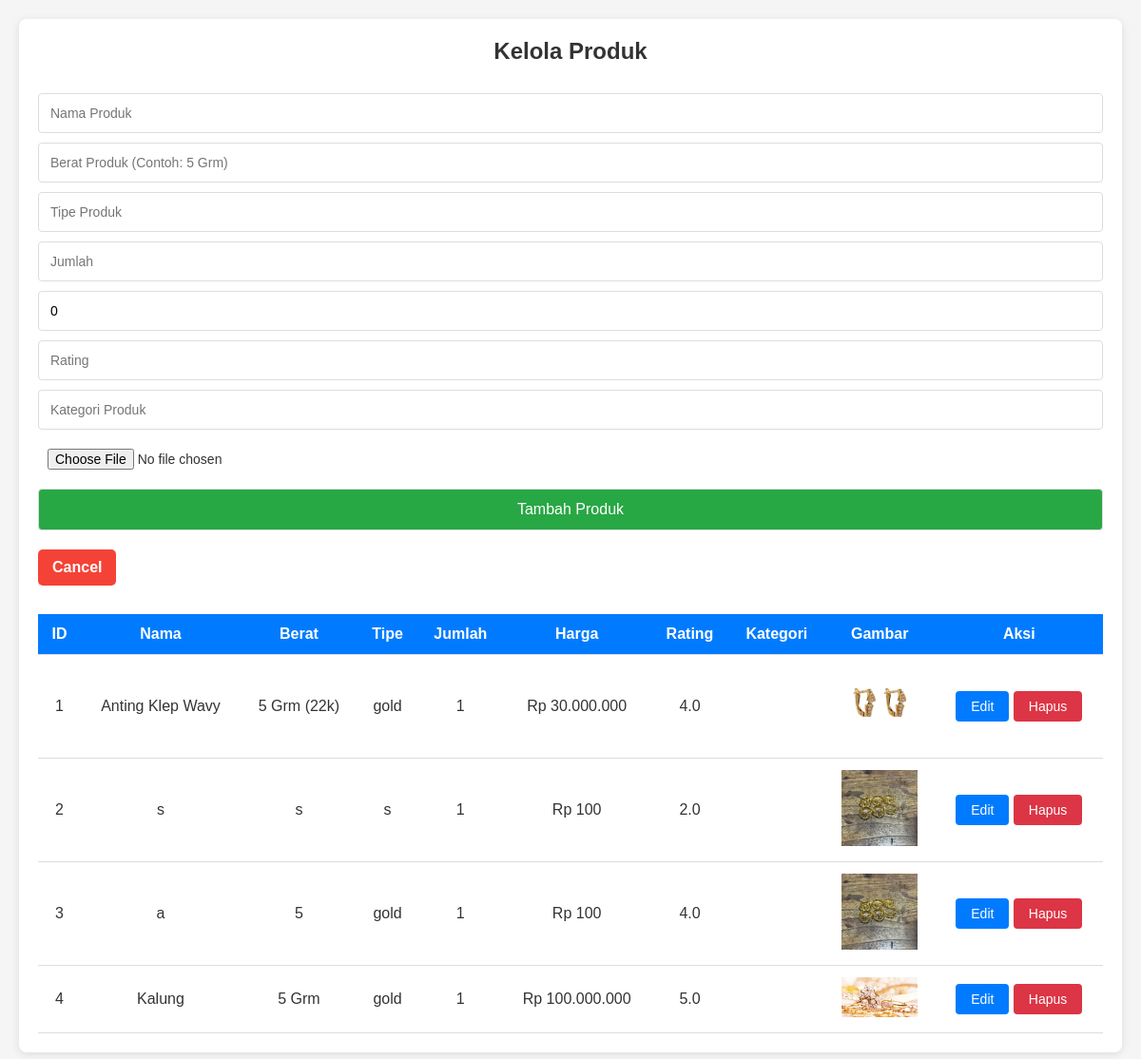
/admin/admin.php, run on the app's committed database.
### tables this page shows
CREATE TABLE `products` (
  `id` int(11) NOT NULL,
  `name` varchar(255) NOT NULL,
  `weight` varchar(50) DEFAULT NULL,
  `type` varchar(50) DEFAULT NULL,
  `quantity` int(11) DEFAULT NULL,
  `price` decimal(15,2) DEFAULT NULL,
  `rating` float DEFAULT NULL,
  `image` varchar(255) DEFAULT NULL
);

### admin/admin.php (the view, shortened to what this page needs)
<?php
include 'db.php';
$id = $name = $weight = $type = $quantity = $price = $rating = $category = $image = "";
$result = mysqli_query($conn, "SELECT * FROM products");
?>
<!DOCTYPE html>
<html lang="en">
<head>
    <link rel="stylesheet" href="styles.css">
</head>
<body>
    <div class="container">
        <h1>Kelola Produk</h1>
        <form action="admin.php" method="POST" enctype="multipart/form-data" class="form-product">
            <input type="text" name="name" placeholder="Nama Produk" value="<?= $name ?>" required>
            <input type="text" name="weight" placeholder="Berat Produk (Contoh: 5 Grm)" value="<?= $weight ?>">
            <input type="text" name="type" placeholder="Tipe Produk" value="<?= $type ?>" required>
            <input type="number" name="quantity" placeholder="Jumlah" value="<?= $quantity ?>" required>
            <input type="text" name="price" id="price" placeholder="Harga (Contoh: 1.000.000)" value="<?= number_format((int) str_replace('.', '', $price), 0, ',', '.') ?>" required oninput="formatPrice(this)">
            <input type="number" step="0.1" name="rating" placeholder="Rating" value="<?= $rating ?>" required>
            <input type="text" name="category" placeholder="Kategori Produk" value="<?= $category ?>" required>
            <input type="file" name="image" accept="image/*">
            <button type="submit" name="<?= $id ? 'update' : 'create' ?>">
                <?= $id ? 'Update Produk' : 'Tambah Produk' ?>
            </button>
            <a href="admin.php" class="btn-cancel">Cancel</a>
        </form>
        <table class="table-products">
            <thead>
                <tr>
                    <th>ID</th>
                    <th>Nama</th>
                    <th>Berat</th>
                    <th>Tipe</th>
                    <th>Jumlah</th>
                    <th>Harga</th>
                    <th>Rating</th>
                    <th>Kategori</th>
                    <th>Gambar</th>
                    <th>Aksi</th>
                </tr>
            </thead>
            <tbody>
                <?php while ($row = mysqli_fetch_assoc($result)) { ?>
                    <tr>
                        <td><?= $row['id'] ?></td>
                        <td><?= $row['name'] ?></td>
                        <td><?= $row['weight'] ?></td>
                        <td><?= $row['type'] ?></td>
                        <td><?= $row['quantity'] ?></td>
                        <td>Rp <?= number_format((int) str_replace('.', '', $row['price']), 0, ',', '.') ?></td>
                        <td><?= number_format($row['rating'], 1) ?></td>
                        <td><?= $row['category'] ?></td>
                        <td><img src="uploads/<?= $row['image'] ?>" width="80" alt="<?= $row['name'] ?>"></td>
                        <td>
                            <a href="admin.php?edit=<?= $row['id'] ?>" class="btn-edit">Edit</a>
                            <a href="admin.php?delete=<?= $row['id'] ?>" class="btn-delete" onclick="return confirm('Yakin ingin menghapus?')">Hapus</a>
                        </td>
                    </tr>
                <?php } ?>
            </tbody>
        </table>
    </div>
</body>
</html>

### admin/styles.css (style rules this page uses)
* { margin: 0; padding: 0; box-sizing: border-box; }
body { font-family: 'Arial', sans-serif; background-color: #f5f5f5; color: #333; display: flex; justify-content: center; padding: 20px; }
.container { width: 100%; max-width: 1200px; background-color: #fff; padding: 20px; box-shadow: 0 2px 10px rgba(0, 0, 0, 0.1); border-radius: 8px; }
h1 { text-align: center; margin-bottom: 30px; font-size: 24px; color: #333; }
.form-product input, .form-product button { width: 100%; padding: 12px; margin-bottom: 10px; border: 1px solid #ddd; border-radius: 4px; font-size: 14px; }
.form-product input[type="file"] { border: none; padding: 10px; }
.form-product button { background-color: #28a745; color: white; font-size: 16px; cursor: pointer; }
.table-products { width: 100%; border-collapse: collapse; margin-top: 30px; }
.table-products th, .table-products td { padding: 12px; text-align: center; border-bottom: 1px solid #ddd; }
.table-products th { background-color: #007bff; color: white; }
.table-products td img { max-width: 80px; max-height: 80px; object-fit: cover; }
.btn-edit, .btn-delete { padding: 8px 16px; color: white; text-decoration: none; border-radius: 4px; font-size: 14px; }
.btn-edit { background-color: #007bff; }
.btn-delete { background-color: #dc3545; }

### admin/admin.php (style rules this page uses)
.btn-cancel { display: inline-block; padding: 10px 15px; margin-top: 10px; background-color: #f44336; color: white; text-decoration: none; border-radius: 5px; font-weight: bold; text-align: center; }

### data on the page
products: id "1", name "Anting Klep Wavy", weight "5 Grm (22k)", type "gold", quantity "1", price "30.000.000", rating "4.0", image (picture)
products: id "2", name "s", weight "s", type "s", quantity "1", price "100", rating "2.0", image (picture)
products: id "3", name "a", weight "5", type "gold", quantity "1", price "100", rating "4.0", image (picture)
products: id "4", name "Kalung", weight "5 Grm", type "gold", quantity "1", price "100.000.000", rating "5.0", image (picture)
